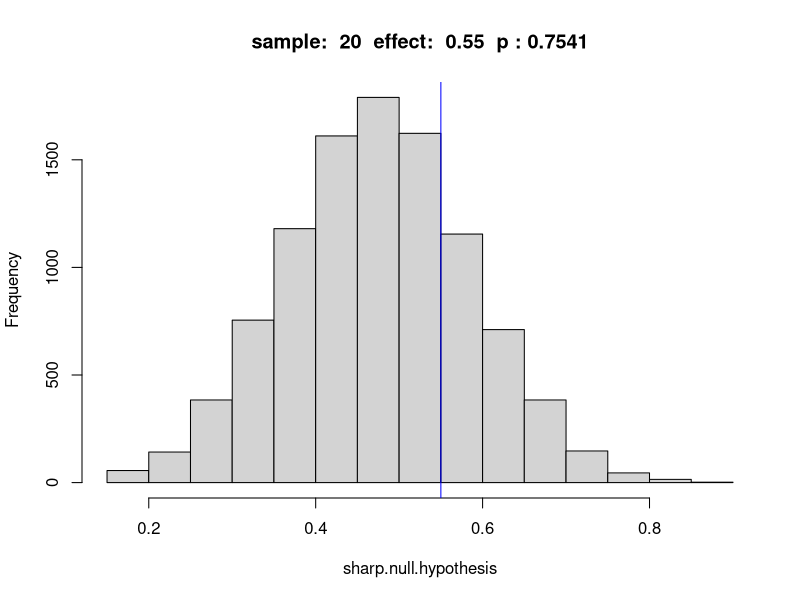
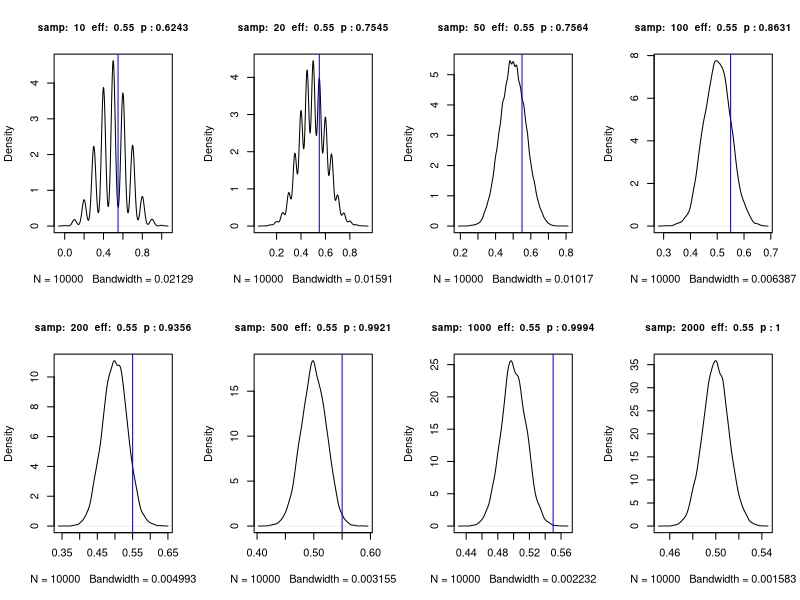
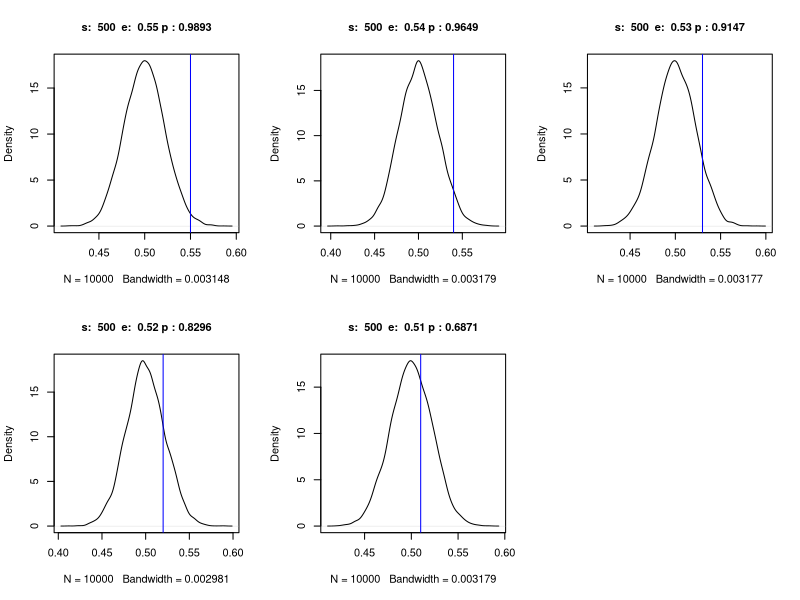

Here is the R script that generated these plots, in order: (Note: a time limit stopped this script after it produced the figures.)

# Fix parameters for first run 
effect_size <- 0.05
effect_ate <- 0.5 + effect_size
pop <- 100000
sample_size <- 20

# Create a true_population of 50/50 split
true_population <- c(rep(0, pop * (1/2)), rep(1, pop * (1/2)))
true_ATE <- mean(true_population)
  
#Rely on simulated CLT to get the distribution of the ATE
sharp.null.hypothesis <- replicate(10000, mean(sample(true_population, sample_size)))
p_value = mean(effect_ate >= sharp.null.hypothesis)
par(mfrow=c(1,1))
hist(sharp.null.hypothesis, n = 20, main = paste('sample: ', sample_size, ' effect: ', effect_ate, ' p :', p_value))
abline(v = effect_ate, col = "blue")

#Simulate p-value for each sample size 
par(mfrow=c(2,4))
effect_size <- 0.05
effect_ate <- 0.5 + effect_size
sample_size <- c(10, 20, 50, 100, 200, 500, 1000, 2000)                                   
for (s in sample_size) {
  sharp.null.hypothesis <- replicate(10000, mean(sample(true_population, s)))
  p_value = mean(effect_ate >= sharp.null.hypothesis)
  plot(density(sharp.null.hypothesis),  main = paste('samp: ', s, ' eff: ', effect_ate, ' p :', p_value), cex.main= 0.9)
  abline(v = effect_ate, col = "blue")
  #hist(sharp.null.hypothesis, n = 20)
}

#simulate p_value for each effect size
par(mfrow=c(2,3))
effect_ate <- c(0.55, 0.54, 0.53, 0.52, 0.51)
sample_size <- 500
for (e in effect_ate) {
  sharp.null.hypothesis <- replicate(10000, mean(sample(true_population, sample_size)))
  p_value = mean(e >= sharp.null.hypothesis)
  plot(density(sharp.null.hypothesis),  main = paste('s: ', sample_size, ' e: ', e, 'p :', p_value), cex.main= 1)
  abline(v = e, col = "blue")
  #hist(sharp.null.hypothesis, n = 20)
}

#Compiling a complete table
summary_table <- data.frame()
sample_size <- c(10, 20, 50, 100, 200, 500, 1000, 2000)
effect_ate <- c(0.55, 0.54, 0.53, 0.52, 0.51)
for (s in sample_size) {
  p_values <- c(s)
  for (e in effect_ate) {
    sharp.null.hypothesis <- replicate(10000, mean(sample(true_population, s)))
    p_value <- mean(e >= sharp.null.hypothesis)
    p_values <- c(p_values, p_value)
  }
  summary_table <- rbind(summary_table, p_values)
}

row.names(summary_table) <- summary_table[, 1]
summary_table <- summary_table[, -1]
colnames(summary_table) <- effect_ate
summary_table

#Create a summary table 
setwd('~/Downloads')
d <- read.csv('BeautyAds_July 6, 2017_17.33.csv')
